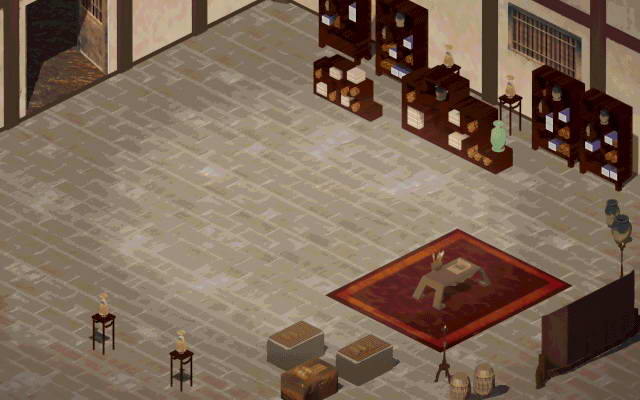

A level layout from a 2D game, rendered from its tile map. Below: a short description, then the map file with tile-grid data replaced by summaries:
An orthogonal 64x40 tile map with 10x10 px tiles, 1 tile layer (块层 1).

<map version="1.0" orientation="orthogonal" width="64" height="40" tilewidth="10" tileheight="10">
 <tileset firstgid="1" name="1- (77)" tilewidth="10" tileheight="10">
  <image source="map/1- (77).jpg" trans="ff00ff" width="640" height="400" />
 </tileset>
 <layer name="块层 1" width="64" height="40">
  <data>[2560 cells, 2560 non-empty, 2560 distinct tile ids]</data>
 </layer>
</map>
